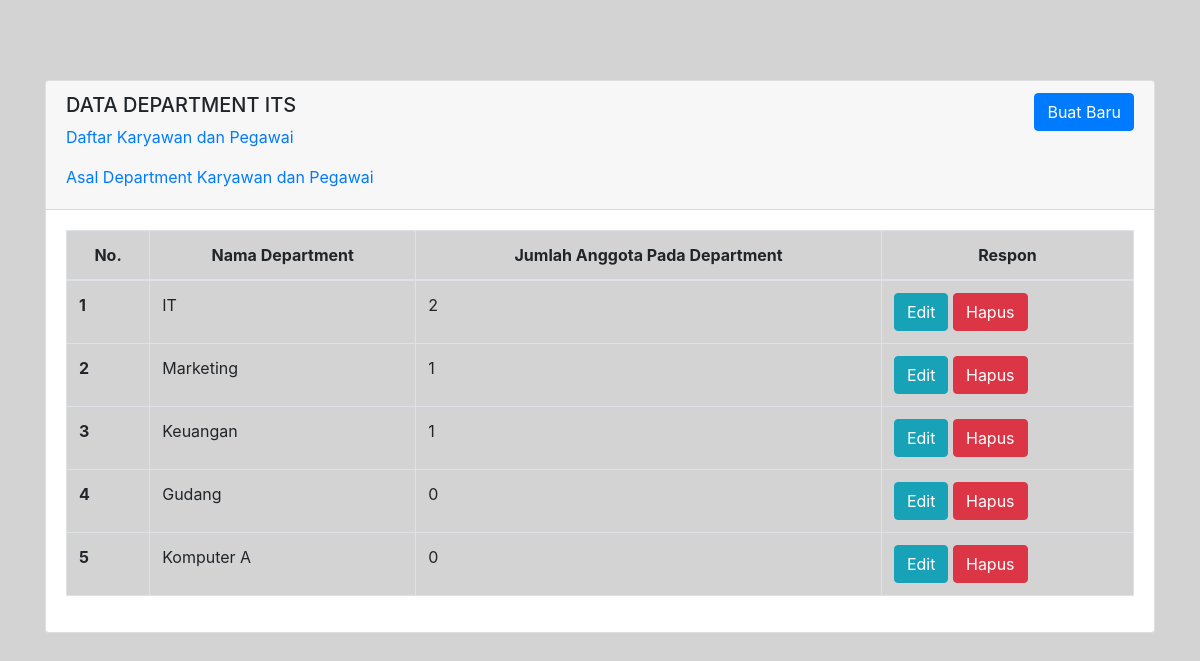
/list-departemen.php, run on the app's committed database.
### tables this page shows
CREATE TABLE `departemen` (
  `id` int NOT NULL,
  `nama` varchar(255) NOT NULL
);

### config/konek.php (called while the page is built, shortened)
<?php
class Database {
    private $dbHost = 'localhost';
    private $dbUser = 'root';
    private $dbPassword = '';
    private $dbName = 'perusahaan';
    private $db;
    public function __construct() {
        $this->db = new mysqli($this->dbHost, $this->dbUser, $this->dbPassword, $this->dbName);
    }
    public function getResult(String $sql) {
        $result = $this->db->query($sql);
        return $result;
    }
    public function getMultiResult(String $sql) {
        $result = $this->getResult($sql);
        $data = array();
        if ($result->num_rows > 0) {
            while($row = $result->fetch_assoc()) {
                array_push($data, $row);
            }
        }
        return $data;
    }
}

### awal/AwalanBase.php (called while the page is built, shortened)
<?php
require_once __DIR__.'/../config/konek.php';
class BaseModel {
    public function __construct() {
        $this->db = new Database();
    }
}

### awal/dataDepartemen.php (called while the page is built, shortened)
<?php
require_once __DIR__.'/AwalanBase.php';
class dataDepartemen extends BaseModel {
    public function getAll() {
        $sql = "SELECT d.*, COUNT(p.id) AS jumlah_pegawai
            FROM departemen AS d
            LEFT JOIN pegawai AS p ON d.id = p.id_departemen
            GROUP BY d.id";
        return $this->db->getMultiResult($sql);
    }
}

### list-departemen.php (the view, shortened to what this page needs)
<!DOCTYPE html>
<html lang="en">
<head>
    <link rel="stylesheet" href="css/bootstrap.min.css">
</head>
<body style="background-color: #D3D3D3">
    <div class="container">
        <div class="card" style="margin-top: 80px">
            <div class="card-header">
                <div class="row">
                    <div class="col">
                        <h5 class="card-title mb-0">DATA DEPARTMENT ITS</h5>
                        <ul class="navbar-nav mr-auto">
                         <li class="nav-item">
                        <a class="nav-link" href="list-pegawai.php">Daftar Karyawan dan Pegawai</a>
                        </li>
                        <li class="nav-item">
                        <a class="nav-link" href="list-departemen.php">Asal Department Karyawan dan Pegawai</a>
                        </li>
                         </ul>
                    </div>
                    <div class="col">
                        <a href="form-departemen.php?action=new" class="btn btn-primary float-right">Buat Baru</a>
                    </div>
                </div>
            </div>
            <div class="card-body">
                <table class="table table-bordered" style="background-color: #D3D3D3">
                    <thead>
                        <tr>
                            <th scope="col" style="text-align: center;">No.</th>
                            <th scope="col" style="text-align: center;">Nama Department</th>
                            <th scope="col" style="text-align: center;">Jumlah Anggota Pada Department</th>
                            <th scope="col"style="text-align: center;">Respon</th>
                        </tr>
                    </thead>
                    <tbody>
                        <?php
                            require_once __DIR__.'/awal/dataDepartemen.php';
                            $departemen = new dataDepartemen();
                            $listDepartemen = $departemen->getAll();
                            $no = 1;
                            $html = '';
                            foreach($listDepartemen as $row) {
                                $html .= '<tr>
                                    <th scope="row">'. $no .'</th>
                                    <td>'. $row['nama'] .'</td>
                                    <td>'. $row['jumlah_pegawai'] .'</td>
                                    <td>
                                        <a href="form-departemen.php?action=update&id='.$row['id'].'" class="btn btn-info">Edit</a>
                                        <a href="crud_Department.php?action=delete&id='.$row['id'].'" class="btn btn-danger">Hapus</a></td>
                                    </tr>';
                                $no++;
                            }
                            echo($html);
                        ?>
                    </tbody>
                </table>
            </div>
        </div>
    </div>
</body>
</html>

### data on the page
departemen: nama "IT", jumlah_pegawai "2"
departemen: nama "Marketing", jumlah_pegawai "1"
departemen: nama "Keuangan", jumlah_pegawai "1"
departemen: nama "Gudang", jumlah_pegawai "0"
departemen: nama "Komputer A", jumlah_pegawai "0"
